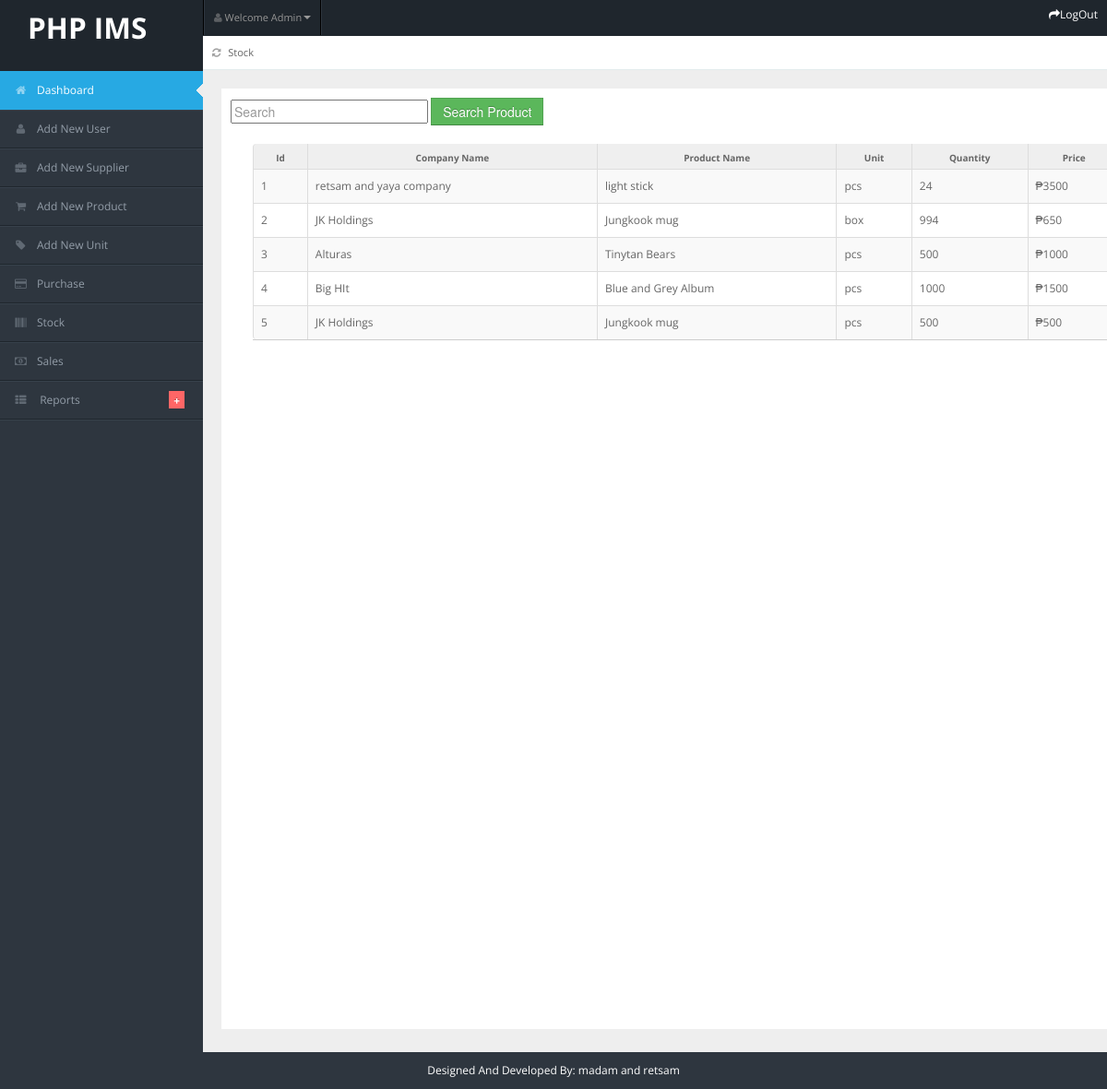
Page /admin/stock_report.php (signed in) on the committed database.
### tables this page shows
CREATE TABLE `stock` (
  `id` int NOT NULL,
  `companyname` varchar(255) NOT NULL,
  `productname` varchar(255) NOT NULL,
  `unit` varchar(255) NOT NULL,
  `packingsize` varchar(255) NOT NULL,
  `qty` varchar(255) NOT NULL,
  `price` float NOT NULL
);

### admin/stock_report.php (the view, shortened to what this page needs)
<?php
include "header.php";
include "../user/db_connect.php";
?>
<?php
    $pesoSymbol =  '&#8369;';
?>
<div id="content">
    <div id="content-header">
        <div id="breadcrumb"><a href="stock_report.php" title="Refresh" class="tip-bottom"><i class="icon-refresh"></i>
           Stock</a></div>
    </div>
    <div class="container-fluid">
        <div class="row-fluid" style="background-color: white; min-height: 1000px; padding:10px;">
                <form class="form-inline" action="" name="form1" method="post">
                <input list="text" name="type" placeholder="Search">
                    <button type="submit" name="submit1" class="btn btn-success">Search Product</button>
                </form>
                <br>
        <div class="span12">
        <div class="widget-content nopadding">
            <?php
            if (isset($_POST["submit1"]))
            {
                ?>
                <table class="table table-bordered table-striped">
                    <thead>
                        <tr>
                        <th>Id</th>
                        <th>Company Name</th>
                        <th>Product Name</th>
                        <th>Unit</th>
                        <th>Quantity</th>
                        <th>Price</th>
                        </tr>
                    </thead>
                    <tbody>
                        <?php
                        $count=0;
                        $res=mysqli_query($link,"select * from stock where productname='$_POST[type]'");
                        while ($row=mysqli_fetch_array($res))
                        {
                            $count=$count+1;
                            echo "<tr>";
                            echo "<td>"; echo $count; echo "</td>";
                            echo "<td>"; echo $row["companyname"]; echo "</td>";
                            echo "<td>"; echo $row["productname"]; echo "</td>";
                            echo "<td>"; echo $row["unit"]; echo "</td>";
                            echo "<td>"; echo $row["qty"]; echo "</td>";
                            echo "<td>"; echo $pesoSymbol; echo $row["price"]; echo "</td>";
                            echo "</tr>";
                        }
                        ?>
                    </tbody>
                    </table>
                    <?php
            }
            else
            {
                ?>
                <table class="table table-bordered table-striped">
                  <thead>
                    <tr>
                      <th>Id</th>
                      <th>Company Name</th>
                      <th>Product Name</th>
                      <th>Unit</th>
                      <th>Quantity</th>
                      <th>Price</th>
                    </tr>
                  </thead>
                  <tbody>
                    <?php
                    $count=0;
                    $res=mysqli_query($link,"select * from stock");
                    while ($row=mysqli_fetch_array($res))
                    {
                            $count=$count+1;
                            echo "<tr>";
                            echo "<td>"; echo $count; echo "</td>";
                            echo "<td>"; echo $row["companyname"]; echo "</td>";
                            echo "<td>"; echo $row["productname"]; echo "</td>";
                            echo "<td>"; echo $row["unit"]; echo "</td>";
                            echo "<td>"; echo $row["qty"]; echo "</td>";
                            echo "<td>"; echo $pesoSymbol; echo $row["price"]; echo "</td>";
                            echo "</tr>";
                    }
                    ?>
                  </tbody>
                </table>
        </div>
        </div>
        </div>
        </div>
        </div>
                <?php
            }
include "footer.php";
?>

### admin/css/matrix-style.css (style rules this page uses)
* { outline:none !important; -moz-outline: none !important; }
html, body { height:100% }
body { overflow-x: hidden; margin-top: -10px; font-family: 'Open Sans', sans-serif; font-size:12px; color:#666; }
a { color:#666; }
select, textarea, input[type="text"], input[type="password"], input[type="datetime"], input[type="datetime-local"], input[type="date"], input[type="month"], input[type="time"], input[type="week"], input[type="number"], input[type="email"], input[type="url"], input[type="search"], input[type="tel"], input[type="color"], .uneditable-input, .label, .dropdown-menu, .btn, .well, .progress, .table-bordered, .btn-group > .btn:first-child, .btn-group > .btn:last-child, .btn-group > .btn:last-child, .btn-group > .dropdown-toggle, .alert { border-radius:0px; }
.btn, textarea, input[type="text"], input[type="password"], input[type="datetime"], input[type="datetime-local"], input[type="date"], input[type="month"], input[type="time"], input[type="week"], input[type="number"], input[type="email"], input[type="url"], input[type="search"], input[type="tel"], input[type="color"], .uneditable-input { box-shadow:none; }
.progress, .progress-success .bar, .progress .bar-success, .progress-warning .bar, .progress .bar-warning, .progress-danger .bar, .progress .bar-danger, .progress-info .bar, .progress .bar-info, .btn, .btn-primary { background-image:none; }
#content { background: none repeat scroll 0 0 #eeeeee; margin-left: 220px; margin-right: 0; padding-bottom: 25px; position: relative; min-height:100%; width: auto; }
#content-header { position: abslute; width: 100%; margin-top: -38px; z-index: 20; }
.container-fluid .row-fluid:first-child { margin-top: 20px; }
#breadcrumb { background-color: #fff; border-bottom: 1px solid #e3ebed; }
#breadcrumb a { padding: 8px 20px 8px 10px; display: inline-block; background-image: url('../img/breadcrumb.png'); background-position: center right; background-repeat: no-repeat; font-size: 11px; color: #666666; }
#breadcrumb a:last-child { background-image:none; }
#breadcrumb a i { margin-right: 5px; opacity: .6; }
.stat-boxes .peity_bar_good, .stat-boxes .peity_line_good, { color: #459D1C; }
.widget-title, .modal-header, .table th, div.dataTables_wrapper .ui-widget-header { background:#efefef; border-bottom: 1px solid #CDCDCD; height: 36px; }
.widget-content { padding:15px; border-bottom: 1px solid #cdcdcd; }
.table th { height: auto; font-size: 10px; padding: 5px 10px 2px; border-bottom: 0; text-align: center; color: #666666; }
.nopadding { padding: 0 !important; }
.nopadding .table { margin-bottom: 0; }
.nopadding .table-bordered { border: 0; }
form { margin-bottom: 0; }

### admin/css/matrix-media.css (style rules this page uses)
body { background:#2E363F; }

### rows in the picture
stock: companyname "retsam and yaya company", productname "light stick", unit "pcs", qty "24", price "3500"
stock: companyname "JK Holdings", productname "Jungkook mug", unit "box", qty "994", price "650"
stock: companyname "Alturas", productname "Tinytan Bears", unit "pcs", qty "500", price "1000"
stock: companyname "Big HIt", productname "Blue and Grey Album", unit "pcs", qty "1000", price "1500"
stock: companyname "JK Holdings", productname "Jungkook mug", unit "pcs", qty "500", price "500"
